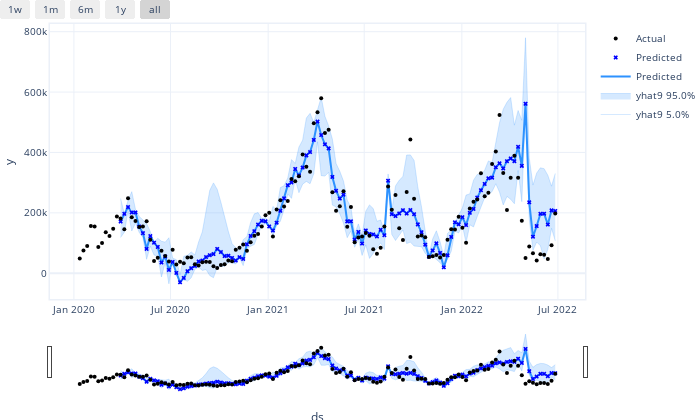

The notebook cell this image was saved under:
### Code cell
n2.highlight_nth_step_ahead_of_each_forecast(9)
n2.plot(forecast)

### Figure 1 — Plotly figure (JSON) as saved in the notebook; plotly's stock layout.template omitted (floating-point values rounded to 4 significant figures; data arrays with more than 128 entries replaced by an {"elided": "..."} marker saying what was removed)
{"data": [{"fillcolor": "rgba(45, 146, 255, 0.2)", "line": {"color": "rgba(45, 146, 255, 0.2)", "width": 1}, "mode": "lines", "name": "yhat9 5.0%", "type": "scatter", "x": {"elided": "129 str values"}, "y": {"elided": "129 float values"}}, {"fill": "tonexty", "fillcolor": "rgba(45, 146, 255, 0.2)", "line": {"color": "rgba(45, 146, 255, 0.2)", "width": 1}, "mode": "lines", "name": "yhat9 95.0%", "type": "scatter", "x": {"elided": "129 str values"}, "y": {"elided": "129 float values"}}, {"line": {"color": "#2d92ff", "width": 2}, "mode": "lines", "name": "Predicted", "type": "scatter", "x": {"elided": "129 str values"}, "y": {"elided": "129 float values"}}, {"marker": {"color": "blue", "size": 4, "symbol": "x"}, "mode": "markers", "name": "Predicted", "type": "scatter", "x": {"elided": "129 str values"}, "y": {"elided": "129 float values"}}, {"marker": {"color": "black", "size": 4}, "mode": "markers", "name": "Actual", "type": "scatter", "x": {"elided": "129 str values"}, "y": {"elided": "129 float values"}}], "layout": {"autosize": true, "font": {"size": 10}, "height": 420, "hovermode": "x unified", "margin": {"b": 0, "l": 0, "pad": 0, "r": 10, "t": 10}, "showlegend": true, "title": {"font": {"size": 12}}, "width": 700, "xaxis": {"linewidth": 1.5, "mirror": true, "rangeselector": {"buttons": [{"count": 7, "label": "1w", "step": "day", "stepmode": "backward"}, {"count": 1, "label": "1m", "step": "month", "stepmode": "backward"}, {"count": 6, "label": "6m", "step": "month", "stepmode": "backward"}, {"count": 1, "label": "1y", "step": "year", "stepmode": "backward"}, {"step": "all"}]}, "rangeslider": {"visible": true}, "showline": true, "title": {"text": "ds"}, "type": "date"}, "yaxis": {"linewidth": 1.5, "mirror": true, "showline": true, "title": {"text": "y"}}}}
